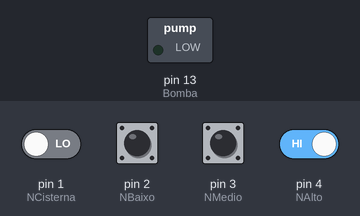
The sketch below on a simulated Arduino Uno, built with avr-gcc and run on an emulated ATmega328P. Parts: switched loads named in the sketch (green lamp = pin HIGH). Inputs (shaded band) come from the test bench; at power-on: pin 2 (NBaixo), pin 3 (NMedio), pin 4 (NAlto) HIGH, pin 1 (NCisterna) LOW.

Above: at 1.2 s.
1.3 s: pin 1 (NCisterna) driven HIGH and pin 4 (NAlto) driven LOW
At 1.7 s:
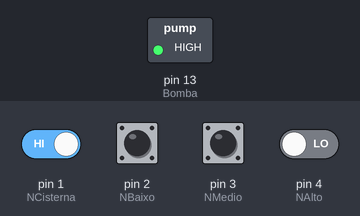
2.8 s: pin 1 (NCisterna) driven LOW
At 4.0 s:
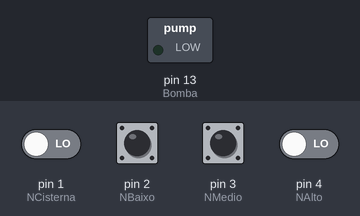
4.3 s: pin 1 (NCisterna) driven HIGH
At 5.2 s:
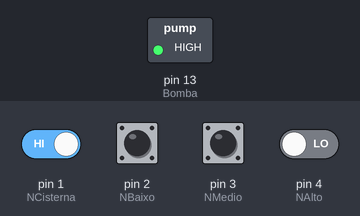
Timing chart, 0 to 7.3 s (numbered marks = the images above; inputs shaded):
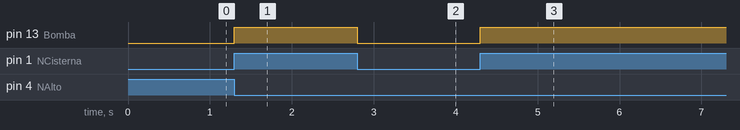

The sketch:

CaixaDaguaArduino.ino
```cpp
const int NCisterna = 1;
const int NBaixo = 2;
const int NMedio= 3;
const int NAlto= 4;
const int Bomba =  13;


int NCisternaState = 0;
int NBaixoState = 0;
int NMedioState = 0;
int NAltoState = 0;

void setup() {

  pinMode(Bomba, OUTPUT);

  pinMode(NCisterna, INPUT);
  pinMode(NBaixo, INPUT);
  pinMode(NMedio, INPUT);
  pinMode(NAlto, INPUT);
}

void loop(){

 NCisternaState = digitalRead(NCisterna);
  NBaixoState = digitalRead(NBaixo);
    NMedioState = digitalRead(NMedio);
      NAltoState = digitalRead(NAlto);


  if ((NBaixoState == LOW) && (NMedioState == LOW) && (NAltoState == LOW) && (NCisternaState == HIGH))  {

    digitalWrite(Bomba, HIGH);
  }
  else if ((NBaixoState == HIGH) && (NMedioState == LOW) && (NAltoState == LOW) && (NCisternaState == HIGH) )

    digitalWrite(Bomba, HIGH);

 else if ((NBaixoState == HIGH) && (NMedioState == HIGH) && (NAltoState == LOW) && (NCisternaState == HIGH) )

    digitalWrite(Bomba, HIGH);

 else if ((NBaixoState == HIGH) && (NMedioState == HIGH) && (NAltoState == HIGH) && (NCisternaState == HIGH) )

    digitalWrite(Bomba, LOW);

 else if ((NBaixoState == LOW) && (NMedioState == LOW) && (NAltoState == LOW) && (NCisternaState == LOW))  {

    digitalWrite(Bomba, LOW);
  }
  else if ((NBaixoState == HIGH) && (NMedioState == LOW) && (NAltoState == LOW) && (NCisternaState == LOW) )

    digitalWrite(Bomba, LOW);

 else if ((NBaixoState == HIGH) && (NMedioState == HIGH) && (NAltoState == LOW) && (NCisternaState == LOW) )

    digitalWrite(Bomba, LOW);

 else if ((NBaixoState == HIGH) && (NMedioState == HIGH) && (NAltoState == HIGH) && (NCisternaState == HIGH) )

    digitalWrite(Bomba, LOW);


}
```

Measured:
- after the input at 1.3 s, pin 13 (Bomba): LOW → HIGH at once
- after the input at 2.8 s, pin 13 (Bomba): HIGH → LOW at once
- after the input at 4.3 s, pin 13 (Bomba): LOW → HIGH at once
